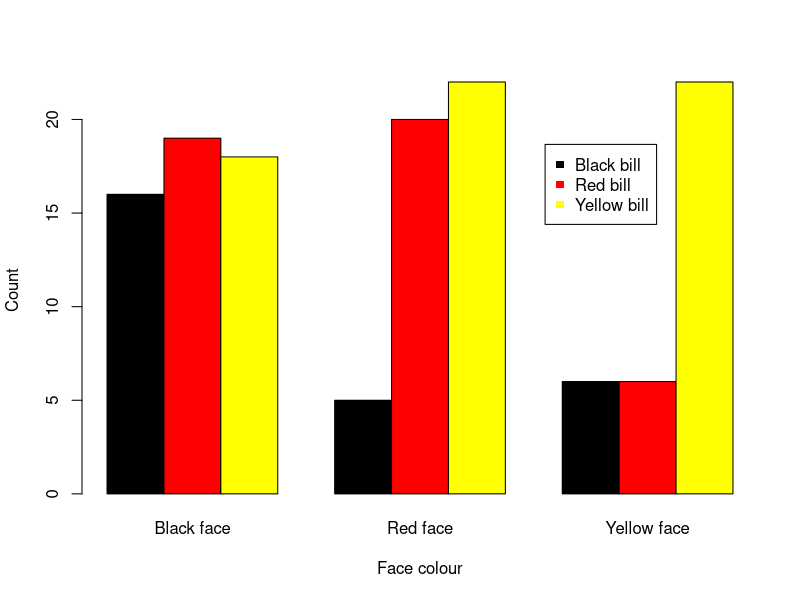

The R script that drew this image:
## ---- chunk 1
Gfinch <- matrix(c(16, 19, 18, 5, 20, 22, 6, 6, 22), nrow = 3, dimnames = list(c("Black bill", "Red bill", "Yellow bill"), c("Black face", "Red face", "Yellow face")))
Gfinch
## ---- chunk 2
chisq.test(Gfinch)$exp
## ---- chunk 3
chisq.test(Gfinch, correct = F)
## ---- chunk 4
chisq.test(Gfinch)$residuals
## ---- chunk 5
barplot(Gfinch, beside = T, ylab = "Count", xlab = "Face colour", col = c("black", "red", "yellow"))
legend("topright", inset = 0.15, c("Black bill", "Red bill", "Yellow bill"), pch = 15, col = c("black", "red", "yellow"))
## ---- chunk 6
date()
